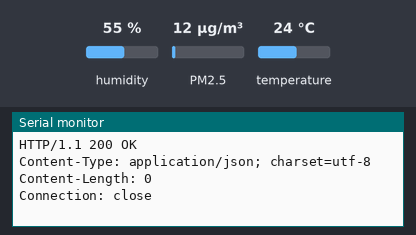
The sketch below on a simulated ESP8266 (NodeMCU). Parts: the last lines printed to the serial monitor. The test bench sets the inputs (shaded band); at power-on: humidity 55 %, PM2.5 12 µg/m³, temperature 24 °C. WiFi joins after 1.5 s; servers stay silent unless stated; uploads are accepted with an empty reply.

Above: at 2.7 s.
2.8 s: humidity set to 22 %
At 2.96 s:
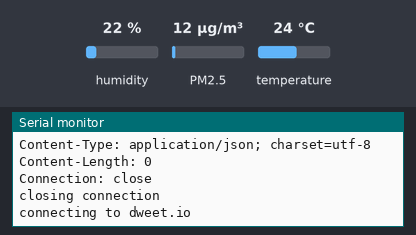
5.5 s: PM2.5 set to 6 µg/m³
At 6.3 s:
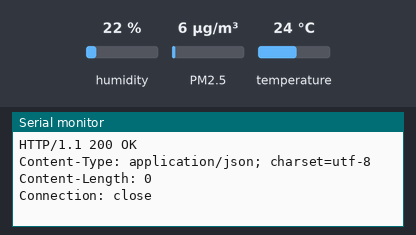
7.3 s: temperature set to 12 °C
At 8.08 s:
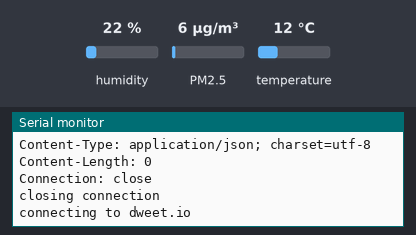
9.1 s: PM2.5 set to 75 µg/m³
At 9.9 s:
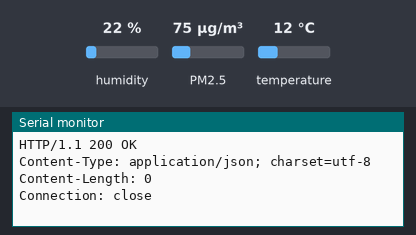
10.9 s: humidity set to 40 %
At 11.94 s:
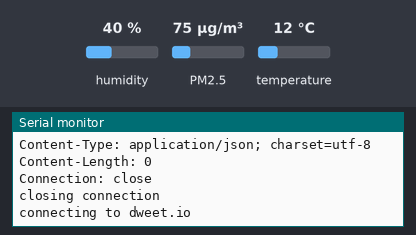
Timing chart, 0 to 13.7 s (numbered marks = the images above; inputs shaded):
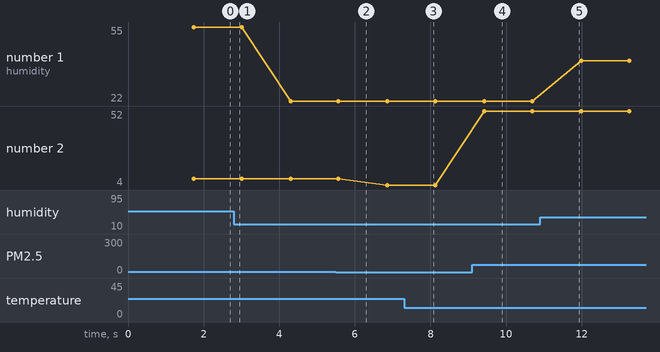

The sketch:

dust_sensor_esp8266.ino
```cpp
#include <ESP8266WiFi.h>
#include <SoftwareSerial.h>
#include <PMS.h>
#include <DHT.h>

const char* ssid      = "ssid";
const char* password  = "password";
const char* host      = "dweet.io";

#define DHTPIN  D5
#define RXPIN   D6
#define TXPIN   D7

SoftwareSerial pms_serial(RXPIN, TXPIN);
PMS pms(pms_serial);
PMS::DATA data;
DHT dht(DHTPIN, DHT11);

const char* thing  = "thing_name";

float h         = 0;
float t         = 0;
float pm1_0     = 0;
float pm2_5     = 0;
float pm10_0    = 0;

void setup()
{
    Serial.begin(115200);
    delay(10);

    dht.begin();

    Serial.println();
    Serial.println();
    Serial.print("Connecting to ");
    Serial.println(ssid);

    // Connecting to WiFi network
    connectWiFi();
}


void connectWiFi()
{
    if (WiFi.status() == WL_CONNECTED) return;

    WiFi.begin(ssid, password);

    while (WiFi.status() != WL_CONNECTED) {
        delay(500);
        Serial.print(".");
    }

    Serial.println("");
    Serial.println("WiFi connected");
    Serial.println("IP address: ");
    Serial.println(WiFi.localIP());
}


void loop()
{
    connectWiFi();

    if (pms.read(data)) {
        pm1_0   = data.PM_AE_UG_1_0;
        pm2_5   = data.PM_AE_UG_2_5;
        pm10_0  = data.PM_AE_UG_10_0;

        h       = dht.readHumidity();
        t       = dht.readTemperature();

        if (isnan(h) || isnan(t)) {
            Serial.println("Failed to read from DHT sensor!");
            return;
        }

        Serial.println("");
        Serial.print("connecting to ");
        Serial.println(host);

        // Use WiFiClient class to create TCP connections
        WiFiClient client;
        const int httpPort = 80;
        if (!client.connect(host, httpPort)) {
            Serial.println("connection failed");
            return;
        }

        String url = "/dweet/for/";
        url += thing;
        url += "?";
        url += "temp=";
        url += t;
        url += "&humidity=";
        url += h;
        url += "&pm1_0=";
        url += pm1_0;
        url += "&pm2_5=";
        url += pm2_5;
        url += "&pm10_0=";
        url += pm10_0;

        Serial.print("Requesting URL: ");
        Serial.println(url);

        // This will send the request to the server
        client.print(String("GET ") + url + " HTTP/1.1\r\n" +
                     "Host: " + host + "\r\n" +
                     "Connection: close\r\n\r\n");

        unsigned long timeout = millis();
        while (client.available() == 0) {
            if (millis() - timeout > 5000) {
                Serial.println(">>> Client Timeout !");
                client.stop();
                return;
            }
        }

        // Read all the lines of the reply from server and print them to Serial
        while (client.available()) {
            String line = client.readStringUntil('\r');
            Serial.print(line);
        }

        Serial.println();
        Serial.println("closing connection");

    }

}
```

Measured:
- after the input at 9.1 s, the serial monitor: prints a new line after 0.32 s (image 4)
- plotted number 1: 55 → 22 after the input at 2.8 s, 22 → 40 after the input at 10.9 s
- plotted number 2: 8 → 4 after the input at 5.5 s, 4 → 52 after the input at 9.1 s
